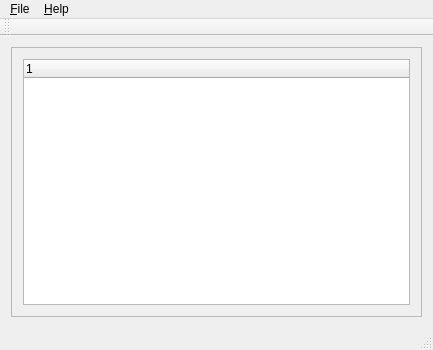
<?xml version="1.0" encoding="UTF-8"?>
<ui version="4.0">
 <class>MainWindow</class>
 <widget class="QMainWindow" name="MainWindow">
  <property name="geometry">
   <rect>
    <x>0</x>
    <y>0</y>
    <width>433</width>
    <height>350</height>
   </rect>
  </property>
  <property name="windowTitle">
   <string>MainWindow</string>
  </property>
  <widget class="QWidget" name="centralWidget">
   <layout class="QVBoxLayout" name="verticalLayout_2">
    <item>
     <widget class="QFrame" name="frame">
      <property name="frameShape">
       <enum>QFrame::StyledPanel</enum>
      </property>
      <property name="frameShadow">
       <enum>QFrame::Raised</enum>
      </property>
      <layout class="QVBoxLayout" name="verticalLayout">
       <item>
        <widget class="QTreeWidget" name="treeWidget">
         <property name="sizePolicy">
          <sizepolicy hsizetype="Expanding" vsizetype="Expanding">
           <horstretch>0</horstretch>
           <verstretch>0</verstretch>
          </sizepolicy>
         </property>
         <column>
          <property name="text">
           <string notr="true">1</string>
          </property>
         </column>
        </widget>
       </item>
      </layout>
     </widget>
    </item>
   </layout>
  </widget>
  <widget class="QMenuBar" name="menuBar">
   <property name="geometry">
    <rect>
     <x>0</x>
     <y>0</y>
     <width>433</width>
     <height>20</height>
    </rect>
   </property>
   <widget class="QMenu" name="menu_File">
    <property name="title">
     <string>&amp;File</string>
    </property>
    <addaction name="action_Refresh"/>
    <addaction name="separator"/>
    <addaction name="action_Quit"/>
   </widget>
   <widget class="QMenu" name="menu_Help">
    <property name="title">
     <string>&amp;Help</string>
    </property>
    <addaction name="action_About"/>
   </widget>
   <addaction name="menu_File"/>
   <addaction name="menu_Help"/>
  </widget>
  <widget class="QToolBar" name="mainToolBar">
   <property name="floatable">
    <bool>true</bool>
   </property>
   <attribute name="toolBarArea">
    <enum>TopToolBarArea</enum>
   </attribute>
   <attribute name="toolBarBreak">
    <bool>false</bool>
   </attribute>
  </widget>
  <widget class="QStatusBar" name="statusBar"/>
  <action name="actionShowMain">
   <property name="text">
    <string>ShowMain</string>
   </property>
   <property name="toolTip">
    <string>Show main window</string>
   </property>
  </action>
  <action name="actionShowConfiguration">
   <property name="text">
    <string>ShowConfiguration</string>
   </property>
  </action>
  <action name="action_Refresh">
   <property name="text">
    <string>&amp;Refresh</string>
   </property>
  </action>
  <action name="action_Quit">
   <property name="text">
    <string>&amp;Quit</string>
   </property>
  </action>
  <action name="action_About">
   <property name="text">
    <string>&amp;About</string>
   </property>
  </action>
 </widget>
 <layoutdefault spacing="6" margin="11"/>
 <resources/>
 <connections/>
</ui>
